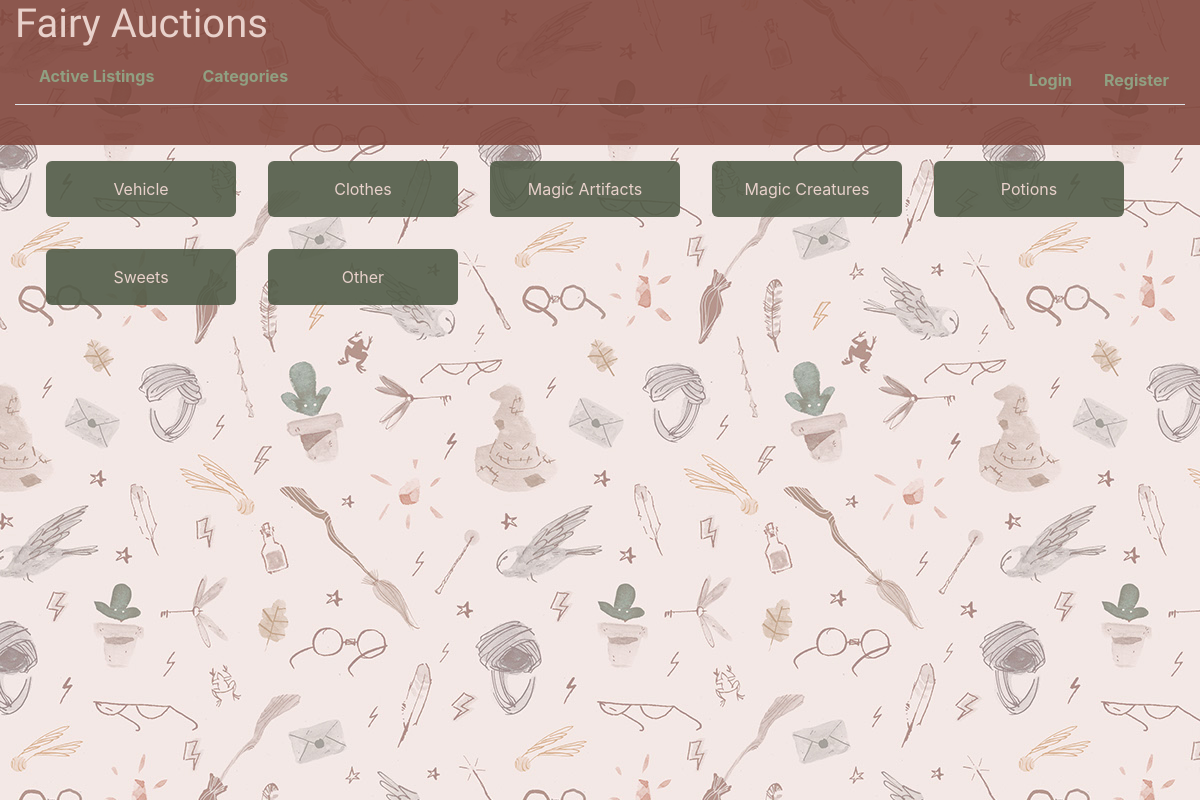
/categories, run on an earlier commit of the app's database.
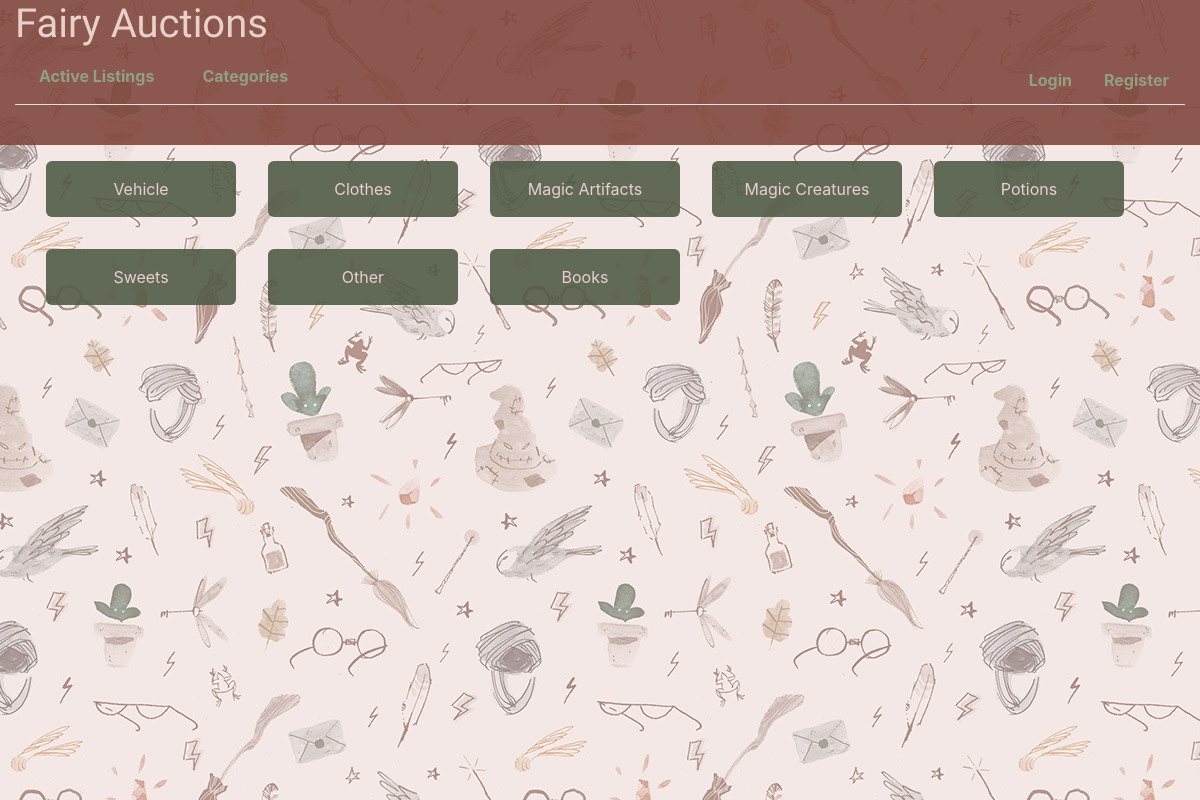
And on a later commit of the database.
### auctions/models.py (models this page shows, shortened)
class ItemCategory(models.Model):
    cat_name = models.CharField(max_length=50)

### auctions/views.py (the view)
# urls.py: path('categories', views.Categories.as_view(), name='categories'),
class Categories(ListView):
    template_name = 'auctions/categories.html'
    model = ItemCategory
    context_object_name = 'cats'

### auctions/templates/auctions/categories.html
{% extends "auctions/layout.html" %}
{% block body %}
<div class="container">
<div class="row">
    {% for cat in cats%}
        <div class="col-2 cat">
        <a href="{% url 'list-by-cat' cat_id=cat.pk %}">
        <span>
        {{cat.cat_name}}
        </span>
        </a>
        </div>
    {% endfor%}
    </div>
</div>
{% endblock %}

### auctions/templates/auctions/layout.html (shortened to what this page needs)
{% load static %}
<!DOCTYPE html>
<html lang="en">
    <head>
        <link rel="stylesheet" href="https://stackpath.bootstrapcdn.com/bootstrap/4.4.1/css/bootstrap.min.css">
        <link rel="stylesheet" href="{% static "auctions/styles.css" %}">
        <link rel="stylesheet" href="{% static "auctions/all_listings.css" %}">
        <link rel="stylesheet" href="{% static "auctions/cats.css" %}">
        <link rel="stylesheet" href="{% static "auctions/item.css" %}">
        <link rel="stylesheet" href="{% static "auctions/new_listing.css" %}">
    </head>
    <body>
    <img class="bg" src="{% static "auctions/media/hp_bg_op_05.jpg" %}" alt="bg" />
<div class="container upper-head">
    <div class="row">
        <div class="col">
            <h1>Fairy Auctions</h1>
        </div>
    </div>
</div>
<div class="container upper-nav">
    <header class="d-flex flex-wrap align-items-center justify-content-center justify-content-md-between mb-4 border-bottom">
      <ul class="nav col-12 col-md-auto mb-4 justify-content-center mb-md-2">
        <li><a href="{% url 'index' %}" class="nav-link px-4 link-secondary">Active Listings</a></li>
        <li><a href="{% url 'categories' %}" class="nav-link px-4 link-dark">Categories</a></li>
      </ul>
      <ul class="nav justify-content-end">
      {% if user.is_authenticated %}
        <li class="nav-item">
            <span class="nav-link">Signed in as <strong>{{ user.username }}</strong></span>
        </li>
        <li class="nav-item">
            <a class="nav-link" href="{% url 'logout' %}">Logout</a>
        </li>
      {% else %}
         <li class="nav-item">
            <a class="nav-link" href="{% url 'login' %}">Login</a>
        </li>
         <li class="nav-item">
            <a class="nav-link" href="{% url 'register' %}">Register</a>
        </li>
        {% endif %}
      </ul>
    </header>
  </div>
        {% block body %}
        {% endblock %}
    </body>
</html>

### auctions/static/auctions/styles.css (style rules this page uses)
body { margin: 0px 0px; background-color: rgba(255,255,255,0.6); }
a, a:active, a:hover { text-decoration: none; }
img.bg { min-height: 100%; min-width: 1024px; width: 100%; height: auto; position: fixed; top: 0; left: 0; z-index:-1; }
.upper-head { text-align: left; background-color: rgba(129, 72, 62, 0.9); min-width: 100%; font-family: 'Rampart One', cursive; color: #E8D1CB; }
.upper-nav { background-color: rgba(129, 72, 62, 0.9); min-width: 100%; color: #515B48; padding-bottom: 1rem; }
.upper-nav a { color: #90a082; font-weight: bold; }

### auctions/static/auctions/cats.css (style rules this page uses)
.cat { background-color: rgba(81, 91, 72, 0.9); text-align: center; border-radius: 6px; vertical-align: middle; margin: 1rem; padding: 0rem; }
.cat span { display: block; color: rgba(232, 209, 203, 1); text-align: center; padding: 1rem; }

What changed in the data, as far as the page shows it:
added ItemCategory: cat_name "Books"
